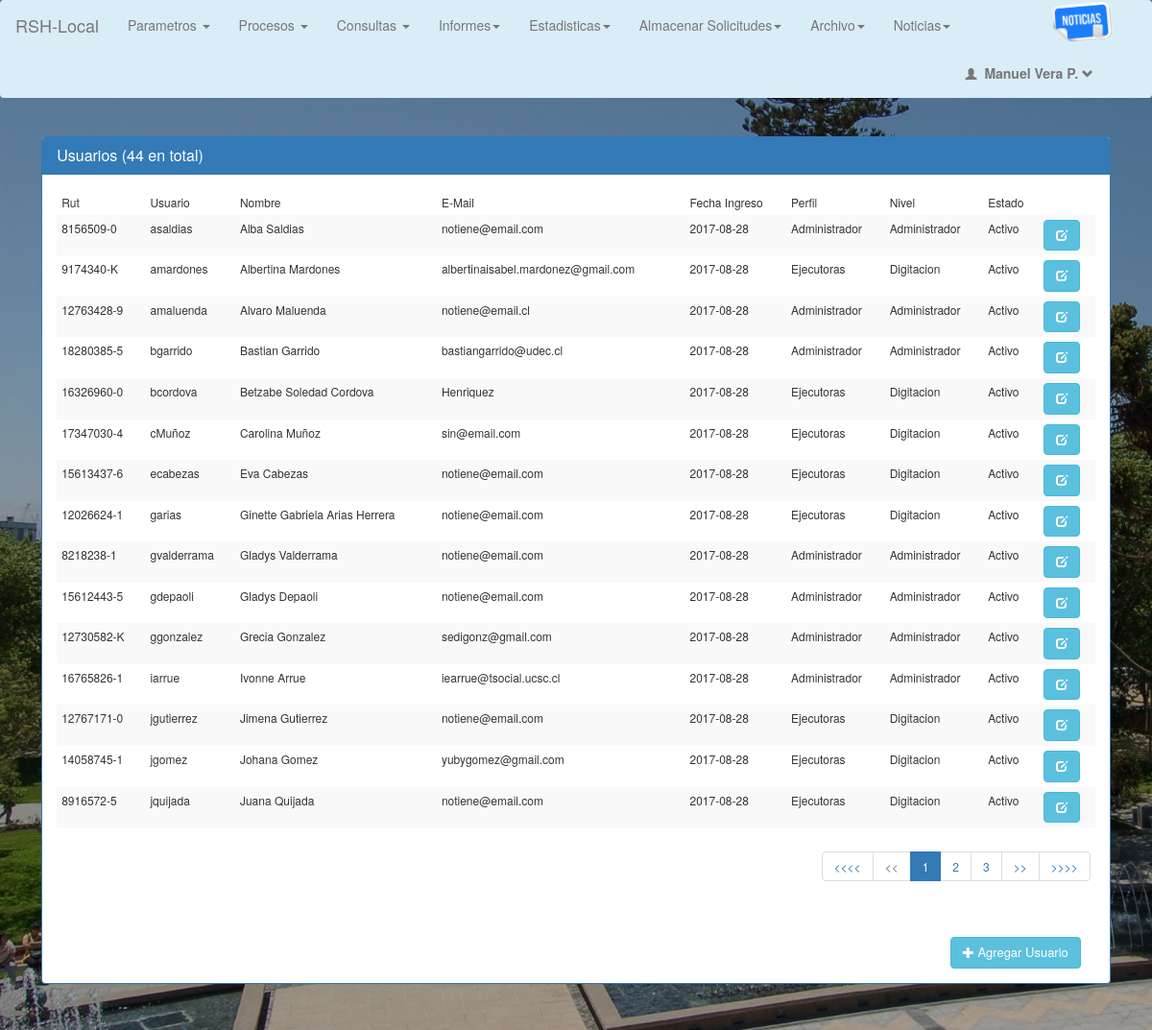
Page /app/Usuarios.php (signed in) on the committed database.
### tables this page shows
CREATE TABLE `usuario` (
  `id` int(10) unsigned NOT NULL AUTO_INCREMENT,
  `Usuario` varchar(20) NOT NULL,
  `Password` varchar(255) NOT NULL,
  `Rut` varchar(255) DEFAULT NULL,
  `Nombre` varchar(255) NOT NULL,
  `Apellido` varchar(255) NOT NULL,
  `Email` varchar(50) NOT NULL,
  `Nivel_Id` int(10) unsigned DEFAULT NULL,
  `Perfil_Id` int(10) unsigned DEFAULT NULL,
  `Fecha_Activacion` date DEFAULT NULL,
  `Estado` int(1) DEFAULT '1',
  `Porsentaje_Id` int(10) unsigned DEFAULT NULL,
  PRIMARY KEY (`id`),
  KEY `Nivel_Id_Fk` (`Nivel_Id`),
  KEY `Perfil_Id_Fk` (`Perfil_Id`),
  KEY `Porsentaje_Id_Fk` (`Porsentaje_Id`),
  CONSTRAINT `Nivel_Id_Fk` FOREIGN KEY (`Nivel_Id`) REFERENCES `nivel` (`id`) ON DELETE NO ACTION ON UPDATE NO ACTION,
  CONSTRAINT `Perfil_Id_Fk` FOREIGN KEY (`Perfil_Id`) REFERENCES `perfil` (`id`) ON DELETE NO ACTION ON UPDATE NO ACTION,
  CONSTRAINT `Porsentaje_Id_Fk` FOREIGN KEY (`Porsentaje_Id`) REFERENCES `porsentaje` (`id`) ON DELETE NO ACTION ON UPDATE NO ACTION
);

CREATE TABLE `perfil` (
  `id` int(10) unsigned NOT NULL AUTO_INCREMENT,
  `Perfil` varchar(255) DEFAULT NULL,
  PRIMARY KEY (`id`)
);

CREATE TABLE `nivel` (
  `id` int(10) unsigned NOT NULL AUTO_INCREMENT,
  `Nivel` varchar(255) DEFAULT NULL,
  PRIMARY KEY (`id`)
);

### Clases/ClaseConectar.php (called while the page is built, shortened)
<?php
abstract class Conectar
{
    public function conectar()
    {
        $this->mysqli = new mysqli('127.0.0.1', 'root', '','rshbd');
        return $this->mysqli;
    }
}

### Paginacion/PaginacionUsuario.php (called while the page is built)
<?php
    require_once("../Clases/ClasePagina.php");
    $u=new Paginas();
    $cantidad_resultados_por_pagina=15;
    if(isset($_GET["pagina"]))
    {
        if(is_numeric($_GET["pagina"]))
        {
            if($_GET["pagina"]==1)
            {
                header("Location: Usuario.php");
            }else{
                $pagina=$_GET["pagina"];
              }
        }
        else { header("Location: Usuario.php");
        }
    }else{$pagina=1;}
    $empezar_desde=($pagina-1 )*$cantidad_resultados_por_pagina;
    if (isset($_POST["Nomber_Buscar"]))
    {
        $nombre = $_POST["Nombre_Buscar"];
        $sql1="SELECT count(*) as cuantos from usuario WHERE Nombre LIKE '%$nombre%' or Apellido LIKE '%$nombre%' ;";
    } else {
       if (isset($Per_Id)){
          if ($Per_Id  == 1 ) {
              $sql1="SELECT  count(*) as cuantos from usuario;";
          } else {
            if (isset($Niv_Id) == 1 ) {
                $sql1="SELECT  count(*) as cuantos from usuario
                       WHERE usuario.Perfil_Id = ".$Per_Id.";";
            } else {
                $sql1="SELECT  count(*) as cuantos from usuario
                       WHERE usuario.id = ".$Usuario_Id.";";
            }
          }
      }else {
        $sql1="SELECT  count(*) as cuantos from usuario;";
      }
    }
    $todos=$u->getDatos($sql1);
    if(isset($_POST["Nombre_Buscar"])) {
        $nombre = $_POST["Nombre_Buscar"];
        $sql="SELECT usuario.* , perfil.Perfil AS nom_per , nivel.Nivel AS nom_niv
              from usuario
              INNER JOIN perfil on perfil.id = usuario.Perfil_Id
              INNER JOIN nivel  on nivel.id = usuario.Nivel_Id
              WHERE usuario.Estado = 1 and ( Nombre LIKE '%$nombre%' or Apellido LIKE '%$nombre%' ) ORDER BY Nombre
              LIMIT ".$empezar_desde.",".$cantidad_resultados_por_pagina."";
    } else {
        if (isset($Per_Id)) {
          if ( $Per_Id == 1 )
          {
            $sql="SELECT usuario.* , perfil.Perfil AS nom_per , nivel.Nivel AS nom_niv
              from usuario
              INNER JOIN perfil on perfil.id = usuario.Perfil_Id
              INNER JOIN nivel  on nivel.id = usuario.Nivel_Id
              where usuario.Estado = 1
              ORDER BY Nombre ASC
              LIMIT ".$empezar_desde.",".$cantidad_resultados_por_pagina."";
          } else {
            if (isset($Niv_Id) == 1) {
                $sql="SELECT usuario.* , perfil.Perfil AS nom_per , nivel.Nivel AS nom_niv
                from usuario
                INNER JOIN perfil on perfil.id = usuario.Perfil_Id
                INNER JOIN nivel  on nivel.id = usuario.Nivel_Id
                WHERE  usuario.Estado = 1 and usuario.Perfil_Id = ".$Per_Id." ORDER BY Nombre ASC
                LIMIT ".$empezar_desde.",".$cantidad_resultados_por_pagina."";
            } else {
                $sql="SELECT usuario.* , perfil.Perfil AS nom_per , nivel.Nivel AS nom_niv
                from usuario
                INNER JOIN perfil on perfil.id = usuario.Perfil_Id
                INNER JOIN nivel  on nivel.id = usuario.Nivel_Id
                WHERE  usuario.Estado = 1 and usuario.id = ".$Usuario_Id." ORDER BY Nombre ASC
                LIMIT ".$empezar_desde.",".$cantidad_resultados_por_pagina."";
            }
          }
        } else {
          $sql="SELECT usuario.* , perfil.Perfil AS nom_per , nivel.Nivel AS nom_niv
                from usuario
                INNER JOIN perfil on perfil.id = usuario.Perfil_Id
                INNER JOIN nivel  on nivel.id = usuario.Nivel_Id
                where usuario.Estado = 1
                ORDER BY Nombre ASC
                LIMIT ".$empezar_desde.",".$cantidad_resultados_por_pagina."";
              }
    }
    $datos=$u->getDatos($sql);
    $total_paginas=ceil($todos[0]->cuantos/$cantidad_resultados_por_pagina);
?>

### Clases/ClasePagina.php (called while the page is built, shortened)
<?php
require_once("ClaseConectar.php");
class Paginas extends Conectar
{
    private $db;
    public function __construct()
    {
        $this->db=parent::conectar();
    }
    public function getDatos($sql)
    {
        $this->usuarios=array();
        $datos = $this->db->query($sql);
        while($reg=$datos->fetch_object()){$this->usuarios[]=$reg;}
        return $this->usuarios;
    }
}

### app/Usuarios.php (the view, shortened to what this page needs)
<?php
require_once("../Clases/ClasePagina.php");
require_once("../Paginacion/PaginacionUsuario.php");
?>
<!DOCTYPE html>
    <html>
        <head>
            <?php require_once("../Include/Header.php");?>
        </head>
        <body>
            <div class="box-panta">
                <div class="row">
                    <div class="panel panel-primary">
                        <div class="panel-heading">
                            <h3 class="panel-title">Usuarios (<?php echo $todos[0]->cuantos?> en total)</h3>
                        </div>
                        <div class="panel-body">
                            <table class="table   table-striped table-hover">
                                <thead>
                                    <tr>
                                        <td valign="top" >Rut</td>
                                        <td valign="top" >Usuario</td>
                                        <td valign="top" >Nombre</td>
                                        <td valign="top" >E-Mail</td>
                                        <td valign="top" >Fecha Ingreso</td>
                                        <td valign="top" >Perfil</td>
                                        <td valign="top" >Nivel</td>
                                        <td valign="top" >Estado</td>
                                        <td valign="top" ></td>
                                    </tr>
                                </thead>
                                <tbody>
                                    <?php
                                    $impresos=0;
                                    foreach($datos as $dato)
                                    {
                                        $impresos++;
                                        ?>
                                        <tr>
                                            <td valign="top" ><?php echo $dato->Rut?></td>
                                            <td valign="top" ><?php echo $dato->Usuario?></td>
                                            <td valign="top" ><?php echo $dato->Nombre.' '.$dato->Apellido?></td>
                                            <td valign="top" ><?php echo $dato->Email?></td>
                                            <td valign="top" ><?php echo $dato->Fecha_Activacion?></td>
                                            <td valign="top" ><?php echo $dato->nom_per?></td>
                                            <td valign="top" ><?php echo $dato->nom_niv?></td>
                                            <?php
                                            if ($dato->Estado == 1) { echo "<td valign='top'> Activo </td>"; }
                                            else                    { echo "<td valign='top'> Incativo </td>"; }
                                            ?>
                                            <td>
                                                <a href="EditUsuarios.php?id=<?php echo $dato->id;?>" title="Agregar Usuario">
                                                    <button type='button' class="btn btn-info" data-toggle="modal" >
                                                        <span class="glyphicon glyphicon-edit" ></span>
                                                    </button>
                                                </a>
                                            </td>
                                        </tr>
                                        <?php
                                    }
                                    ?>
                                <tr>
                                    <td colspan="9">
                                        <div class="pull-right">
                                            <ul class="pagination">
                                                <li><a href="Usuarios.php">&#60;&#60;&#60;&#60;</a></li>
                                                <?php
                                                if($pagina==1)
                                                {
                                                    ?>
                                                    <li class="disabled"><a href="javascript:void(0);">&#60;&#60;</a></li>
                                                    <?php
                                                }else
                                                {
                                                    $anterior=$pagina-1;
                                                    ?>
                                                    <li><a href="Usuarios.php?pagina=<?php echo $anterior?>">&#60;&#60;</a></li>
                                                    <?php
                                                }
                                                ?>
                                                <?php
                                                for($i=1;$i<=$total_paginas;$i++)
                                                {
                                                    ?>
                                                    <li <?php if($pagina==$i){echo 'class="active"';}?>><a href="Usuarios.php?pagina=<?php echo $i;?>"><?php echo $i?></a></li>
                                                    <?php
                                                }
                                                ?>
                                                <?php
                                                if($impresos==$cantidad_resultados_por_pagina and $pagina<$total_paginas)
                                                {
                                                    $proximo=$pagina+1;
                                                    ?>
                                                    <li><a href="Usuarios.php?pagina=<?php echo $proximo?>">&#62;&#62;</a></li>
                                                    <?php
                                                }else
                                                {
                                                    ?>
                                                    <li class="disabled"><a href="javascript:void(0);">&#62;&#62;</a></li>
                                                    <?php
                                                }
                                                ?>
                                                <li><a href="Usuarios.php?pagina=<?php echo $total_paginas?>">&#62;&#62;&#62;&#62;</a></li>
                                            </ul>
                                        </div>
                                    </td>
                                </tr>
                                </tbody>
                            </table>
                        <div class="panel-heading">
                            <div class="btn-group pull-right">
                                <a href="AddUsuarios.php" title="Agregar Cliente">
                                    <button type='button' class="btn btn-info" data-toggle="modal" >
                                        <span class="glyphicon glyphicon-plus" ></span>
                                        Agregar Usuario
                                    </button>
                                </a>
                            </div>
                        </div>
                        </div>
                    </div>
                </div>
            </div>
        </body>
    </html>

### rows in the picture
usuario: Rut "8156509-0", Usuario "asaldias", Nombre "Alba", Apellido "Saldias", Email "notiene@email.com", Fecha_Activacion "2017-08-28", Perfil_Id.Perfil "Administrador", Nivel_Id.Nivel "Administrador", Estado "Activo"
usuario: Rut "9174340-K", Usuario "amardones", Nombre "Albertina", Apellido "Mardones", Email "albertinaisabel.mardonez@gmail.com", Fecha_Activacion "2017-08-28", Perfil_Id.Perfil "Ejecutoras", Nivel_Id.Nivel "Digitacion", Estado "Activo"
usuario: Rut "12763428-9", Usuario "amaluenda", Nombre "Alvaro", Apellido "Maluenda", Email "notiene@email.cl", Fecha_Activacion "2017-08-28", Perfil_Id.Perfil "Administrador", Nivel_Id.Nivel "Administrador", Estado "Activo"
usuario: Rut "18280385-5", Usuario "bgarrido", Nombre "Bastian", Apellido "Garrido", Email "bastiangarrido@udec.cl", Fecha_Activacion "2017-08-28", Perfil_Id.Perfil "Administrador", Nivel_Id.Nivel "Administrador", Estado "Activo"
usuario: Rut "16326960-0", Usuario "bcordova", Nombre "Betzabe Soledad", Apellido "Cordova", Email "Henriquez", Fecha_Activacion "2017-08-28", Perfil_Id.Perfil "Ejecutoras", Nivel_Id.Nivel "Digitacion", Estado "Activo"
usuario: Rut "17347030-4", Usuario "cMuñoz", Nombre "Carolina", Apellido "Muñoz", Email "sin@email.com", Fecha_Activacion "2017-08-28", Perfil_Id.Perfil "Ejecutoras", Nivel_Id.Nivel "Digitacion", Estado "Activo"
usuario: Rut "15613437-6", Usuario "ecabezas", Nombre "Eva", Apellido "Cabezas", Email "notiene@email.com", Fecha_Activacion "2017-08-28", Perfil_Id.Perfil "Ejecutoras", Nivel_Id.Nivel "Digitacion", Estado "Activo"
usuario: Rut "12026624-1", Usuario "garias", Nombre "Ginette Gabriela", Apellido "Arias Herrera", Email "notiene@email.com", Fecha_Activacion "2017-08-28", Perfil_Id.Perfil "Ejecutoras", Nivel_Id.Nivel "Digitacion", Estado "Activo"
usuario: Rut "8218238-1", Usuario "gvalderrama", Nombre "Gladys", Apellido "Valderrama", Email "notiene@email.com", Fecha_Activacion "2017-08-28", Perfil_Id.Perfil "Administrador", Nivel_Id.Nivel "Administrador", Estado "Activo"
usuario: Rut "15612443-5", Usuario "gdepaoli", Nombre "Gladys", Apellido "Depaoli", Email "notiene@email.com", Fecha_Activacion "2017-08-28", Perfil_Id.Perfil "Administrador", Nivel_Id.Nivel "Administrador", Estado "Activo"
usuario: Rut "12730582-K", Usuario "ggonzalez", Nombre "Grecia", Apellido "Gonzalez", Email "sedigonz@gmail.com", Fecha_Activacion "2017-08-28", Perfil_Id.Perfil "Administrador", Nivel_Id.Nivel "Administrador", Estado "Activo"
usuario: Rut "16765826-1", Usuario "iarrue", Nombre "Ivonne", Apellido "Arrue", Email "iearrue@tsocial.ucsc.cl", Fecha_Activacion "2017-08-28", Perfil_Id.Perfil "Administrador", Nivel_Id.Nivel "Administrador", Estado "Activo"
usuario: Rut "12767171-0", Usuario "jgutierrez", Nombre "Jimena", Apellido "Gutierrez", Email "notiene@email.com", Fecha_Activacion "2017-08-28", Perfil_Id.Perfil "Ejecutoras", Nivel_Id.Nivel "Digitacion", Estado "Activo"
usuario: Rut "14058745-1", Usuario "jgomez", Nombre "Johana", Apellido "Gomez", Email "yubygomez@gmail.com", Fecha_Activacion "2017-08-28", Perfil_Id.Perfil "Ejecutoras", Nivel_Id.Nivel "Digitacion", Estado "Activo"
usuario: Rut "8916572-5", Usuario "jquijada", Nombre "Juana", Apellido "Quijada", Email "notiene@email.com", Fecha_Activacion "2017-08-28", Perfil_Id.Perfil "Ejecutoras", Nivel_Id.Nivel "Digitacion", Estado "Activo"

### other values in the picture
$nombre "Manuel"
$apellido "Vera P."
$todos[0]->cuantos "44"
